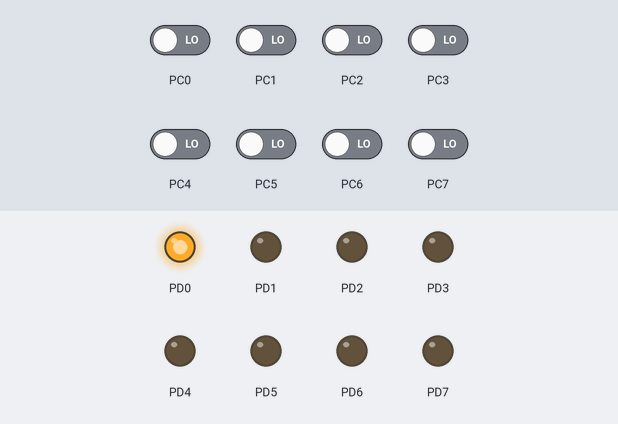
The program below on a simulated ATmega128, built with avr-gcc and emulated at 8 MHz. On the bench: output pins drawn as LEDs (lit = HIGH). The inputs (shaded band) are chosen by the test bench; at power-on: PC0–7 LOW.

Above: at 1.2 s.
1.3 s: PC5 driven HIGH
At 2.4 s:
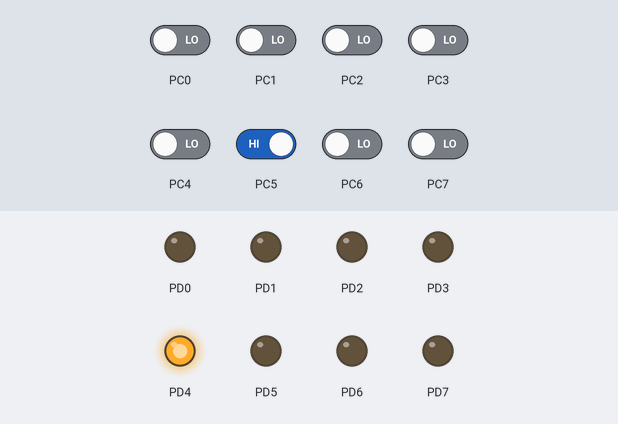
Timing chart, 0 to 4.3 s (numbered marks = the images above; inputs shaded):
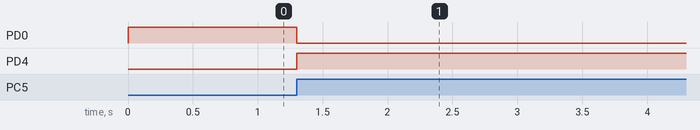

The program:

main.c
```c
#define F_CPU 8000000

#include <avr/io.h>
#include <util/delay.h>
void opdracht2();
void opdracht3();
void opdracht4();
void opdracht5();
void opdracht6();
void opdracht7();
void checkState2();

/******************************************************************/
void wait( int ms )

{
	for (int i=0; i<ms; i++)
	{
		_delay_ms( 1 );		// library function (max 30 ms at 8MHz)
	}
}

/******************************************************************/
int waittimes[] = {500,100};
	int stateNum = 0;

int main( void )
{
	 //DDRD = 0b10000000;
	 //DDRC = 0b11111110;

	 DDRD = 0b11111111;
	 DDRC = 0b00000000;
	while (1)
	{
		checkState2(stateNum);
		opdracht7()	;
	}

	return 1;
}

/*
	Description: Lets the light blink every 500ms
	Author: Gijs van Fessem & Frank Veraart
	Created: week 1
*/
void opdracht2(){
		PORTD = 0x80;
		wait(500);
		PORTD = 0x00;
		wait(500);
}

/*
	Description: When you hold the button the light blinks every 500ms
	Author: Gijs van Fessem & Frank Veraart
	Created: week 1
*/
void opdracht3(int *state){
		if(PINC == 0b00000001 || *state == 1) {
			PORTD = 0x80;
			wait(500);
			PORTD = 0x00;
			wait(500);
			}
}

/*
	Description: Light pattern using bit shifting
	Author: Gijs van Fessem & Frank Veraart
	Created: week 1
*/
void opdracht4(int *state){
	int x = 0x80;
	PORTD = x;
	wait(100);
		while(x != 0x01){
		x=x>>1;
		PORTD = x;
		wait(100);
		}
		while(x != 0x80){
		x=x<<1;
		PORTD = x;
		wait(100);
		}
}

/*
	Description: Cool light pattern using an array
	Author: Gijs van Fessem & Frank Veraart
	Created: week 1
*/
void opdracht5(int *state){
	int ledpins[] = {0x80,0xC0,0xE0,0xF0,0x78,0x3C,0x1E,0x0F,0x07,0x03,0x01,0x00,
		0x80,0xC0,0x60,0x30,0x18,0x0C,0x06,0x03,0x01,0x00,
		0x01,0x03,0x06,0x0C,0x18,0x30,0x60,0xC0,0x80,0x00,
		0x81,0xC3,0x66,0x3C,0x66,0xC3,0x81,0x00,
		0xFF,0x00,0xFF,0x00};
		int index = 0;
		while(index<sizeof(ledpins)){
			PORTD = ledpins[index];
			wait(300);
			index++;
		}
}

/*
	Description: The light blinks every 500ms, but when you press the button it blinks every 100ms
	Author: Gijs van Fessem & Frank Veraart
	Created: week 1
*/
void opdracht6(int acc){
		PORTD = 0x80;
		wait(waittimes[acc]);
		PORTD = 0x00;
		wait(waittimes[acc]);
}

/*
	Description: Changes the state when you press the button
	Author: Gijs van Fessem & Frank Veraart
	Created: week 1
*/
int checkstate(int *state){
	if(PINC == 0b00000001){
		return !state;
	}else{return state;}
}

/*
	Description: Changes the state when you press a specific button.
	Author: Gijs van Fessem & Frank Veraart
	Created: week 1
*/
void opdracht7(){
	if(stateNum == 0){
		PORTD = 0x01;
		}else if(stateNum == 1){
		PORTD = 0x02;
		}else if(stateNum == 2){
		PORTD = 0x04;
		}else if(stateNum == 3){
		PORTD = 0x08;
		}else if(stateNum == 4){
		PORTD = 0x10;
	}
	checkState2();
}

/*
	Description: lights a led depending on the state.
	Author: Gijs van Fessem & Frank Veraart
	Created: week 1
*/
void checkState2(){
	if((PINC == 0b01000000 && stateNum == 0 )||(PINC == 0b01000000 && stateNum == 2)){
		stateNum = 1;
		}else if((PINC == 0b10000000 && stateNum == 1 )|| (PINC == 0b10000000 && stateNum == 4) || (PINC == 0b10000000 && stateNum == 3) || (PINC == 0b10000000 && stateNum == 2)){
		stateNum = 0;
		}else if((PINC == 0b00100000 && stateNum == 0 )|| (PINC == 0b00100000 && stateNum == 1)){
		stateNum = 2;
		}else if(PINC == 0b00100000 && stateNum == 2){
		stateNum = 3;
		}else if((PINC == 0b00100000 && stateNum == 3 )|| (PINC == 0b01000000 && stateNum == 3)){
		stateNum = 4;
	}
}
```

Measured:
- after the input at 1.3 s, PD0: HIGH → LOW at once; PD4: LOW → HIGH at once
